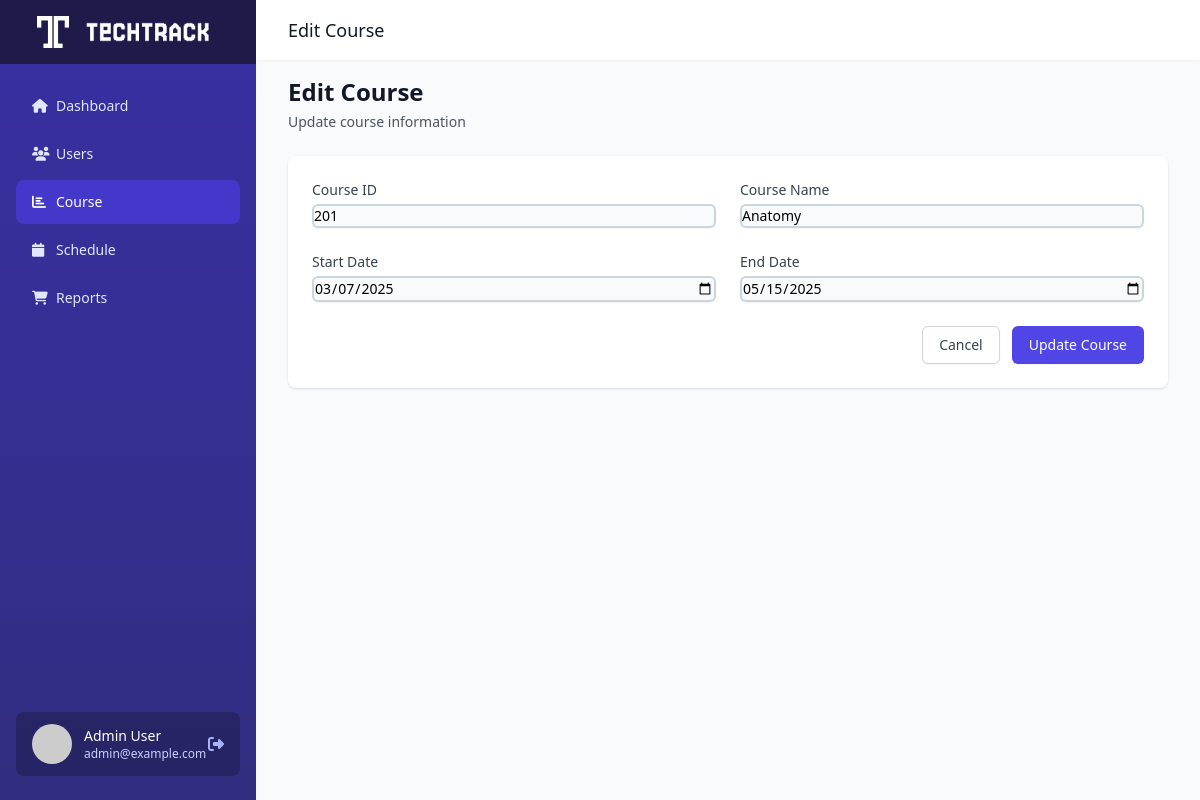
The page /admin/edit_course.php?id=201 (signed in) on the database its author committed.
### tables this page shows
CREATE TABLE `courses` (
  `course_id` int(11) NOT NULL,
  `course_name` varchar(255) NOT NULL,
  `start_date` date NOT NULL,
  `end_date` date NOT NULL
);

### admin/edit_course.php (the view, shortened to what this page needs)
<?php
include '../db_config.php';
$course_id = $_GET['id'] ?? null;
$course_name = '';
$start_date = '';
$end_date = '';
if ($course_id) {
    $stmt = $conn->prepare("SELECT * FROM courses WHERE course_id = ?");
    $stmt->bind_param("s", $course_id);
    $stmt->execute();
    $result = $stmt->get_result();
    if ($result->num_rows === 1) {
        $course = $result->fetch_assoc();
        $course_name = $course['course_name'];
        $start_date = $course['start_date'];
        $end_date = $course['end_date'];
    } else {
        $error = "Course not found!";
    }
}
?>
<!DOCTYPE html>
<html lang="en">
<head>
    <script src="https://cdn.tailwindcss.com"></script>
    <link rel="stylesheet" href="https://cdnjs.cloudflare.com/ajax/libs/font-awesome/6.4.0/css/all.min.css">
</head>
<body class="bg-gray-50">
    <div class="flex h-screen overflow-hidden">
        <div class="hidden md:flex md:flex-shrink-0">
            <div class="flex flex-col w-64 bg-gradient-to-b from-indigo-800 to-indigo-900">
<div class="flex items-center justify-center h-16 px-4 bg-indigo-950">
    <div class="text-xl font-semibold text-white flex items-center">
        <img src="../images/dashboard_logo.png" alt="Dashboard Logo" class="h-8 w-8 mr-2">
        <img src="../images/TECHTRACK.png" alt="TECHTRACK" class="h-6">
    </div>
</div>
                <div class="flex flex-col flex-grow px-4 mt-5">
                    <nav class="flex-1 space-y-1">
                        <a href="admin_dashboard.php" class="flex items-center px-4 py-3 text-sm font-medium text-indigo-100 rounded-lg hover:bg-indigo-700 transition duration-150">
                            <i class="fas fa-home w-6"></i>
                            <span>Dashboard</span>
                        </a>
                        <a href="display_user.php" class="flex items-center px-4 py-3 mt-1 text-sm font-medium text-indigo-100 rounded-lg hover:bg-indigo-700 transition duration-150">
                            <i class="fas fa-users w-6"></i>
                            <span>Users</span>
                        </a>
                        <a href="display_course.php" class="flex items-center px-4 py-3 mt-1 text-sm font-medium text-white bg-indigo-700 rounded-lg hover:bg-indigo-600 transition duration-150">
                            <i class="fas fa-chart-bar w-6"></i>
                            <span>Course</span>
                        </a>
                        <a href="display_schedule.php" class="flex items-center px-4 py-3 mt-1 text-sm font-medium text-indigo-100 rounded-lg hover:bg-indigo-700 transition duration-150">
                            <i class="fas fa-calendar w-6"></i>
                            <span>Schedule</span>
                        </a>
                        <a href="display_attendance.php" class="flex items-center px-4 py-3 mt-1 text-sm font-medium text-indigo-100 rounded-lg hover:bg-indigo-700 transition duration-150">
                            <i class="fas fa-shopping-cart w-6"></i>
                            <span>Reports</span>
                        </a>
                    </nav>
                    <div class="flex items-center px-4 py-3 mt-auto mb-6 bg-indigo-950 bg-opacity-50 rounded-lg">
                        <img class="w-10 h-10 rounded-full" src="https://ui-avatars.com/api/?name=Admin+User&background=6366F1&color=fff" alt="User">
                        <div class="ml-3">
                            <p class="text-sm font-medium text-white">Admin User</p>
                            <p class="text-xs text-indigo-200">admin@example.com</p>
                        </div>
                        <a href="../logout.php" class="ml-auto text-indigo-300 hover:text-white">
                            <i class="fas fa-sign-out-alt"></i>
                        </a>
                    </div>
                </div>
            </div>
        </div>
        <div class="flex flex-col flex-1 overflow-y-auto">
            <header class="bg-white shadow-sm z-10">
                <div class="px-4 sm:px-6 lg:px-8 py-4">
                    <div class="flex items-center justify-between">
                        <h1 class="text-lg font-medium text-gray-900">Edit Course</h1>
                    </div>
                </div>
            </header>
            <main class="flex-1 p-4 sm:px-6 lg:px-8 bg-gray-50">
                <div class="mb-6">
                    <h1 class="text-2xl font-semibold text-gray-900">Edit Course</h1>
                    <p class="mt-1 text-sm text-gray-600">Update course information</p>
                </div>
                <div class="bg-white shadow overflow-hidden sm:rounded-lg">
                    <form method="POST" action="<?php echo htmlspecialchars($_SERVER["PHP_SELF"] . "?id=" . $course_id); ?>" class="p-6">
                        <div class="grid grid-cols-1 gap-6 sm:grid-cols-2">
                            <div>
                                <label for="course_id" class="block text-sm font-medium text-gray-700">Course ID</label>
                                <input type="text" name="course_id" id="course_id" value="<?php echo htmlspecialchars($course_id); ?>" required
                                       class="mt-1 focus:ring-indigo-500 focus:border-indigo-500 block w-full shadow-sm sm:text-sm border-2 border-gray-300 rounded-md">
                            </div>
                            <div>
                                <label for="course_name" class="block text-sm font-medium text-gray-700">Course Name</label>
                                <input type="text" name="course_name" id="course_name" value="<?php echo htmlspecialchars($course_name); ?>" required
                                       class="mt-1 focus:ring-indigo-500 focus:border-indigo-500 block w-full shadow-sm sm:text-sm border-2 border-gray-300 rounded-md">
                            </div>
                            <div>
                                <label for="start_date" class="block text-sm font-medium text-gray-700">Start Date</label>
                                <input type="date" name="start_date" id="start_date" value="<?php echo htmlspecialchars($start_date); ?>" required
                                       class="mt-1 focus:ring-indigo-500 focus:border-indigo-500 block w-full shadow-sm sm:text-sm border-2 border-gray-300 rounded-md">
                            </div>
                            <div>
                                <label for="end_date" class="block text-sm font-medium text-gray-700">End Date</label>
                                <input type="date" name="end_date" id="end_date" value="<?php echo htmlspecialchars($end_date); ?>" required
                                       class="mt-1 focus:ring-indigo-500 focus:border-indigo-500 block w-full shadow-sm sm:text-sm border-2 border-gray-300 rounded-md">
                            </div>
                        </div>
                        <div class="mt-6 flex items-center justify-end space-x-3">
                            <a href="display_course.php" class="bg-white py-2 px-4 border border-gray-300 rounded-md shadow-sm text-sm font-medium text-gray-700 hover:bg-gray-50 focus:outline-none focus:ring-2 focus:ring-offset-2 focus:ring-indigo-500">
                                Cancel
                            </a>
                            <button type="submit" class="bg-indigo-600 py-2 px-4 border border-transparent rounded-md shadow-sm text-sm font-medium text-white hover:bg-indigo-700 focus:outline-none focus:ring-2 focus:ring-offset-2 focus:ring-indigo-500">
                                Update Course
                            </button>
                        </div>
                    </form>
                </div>
            </main>
        </div>
    </div>
</body>
</html>

### admin/edit_course.php (style rules this page uses)
input, select, textarea { border: 2px solid #cbd5e0 !important; background-color: #f9fafb !important; }

### rows shown on the page
courses: course_name "Anatomy", start_date "03/07/2025", end_date "05/15/2025"
